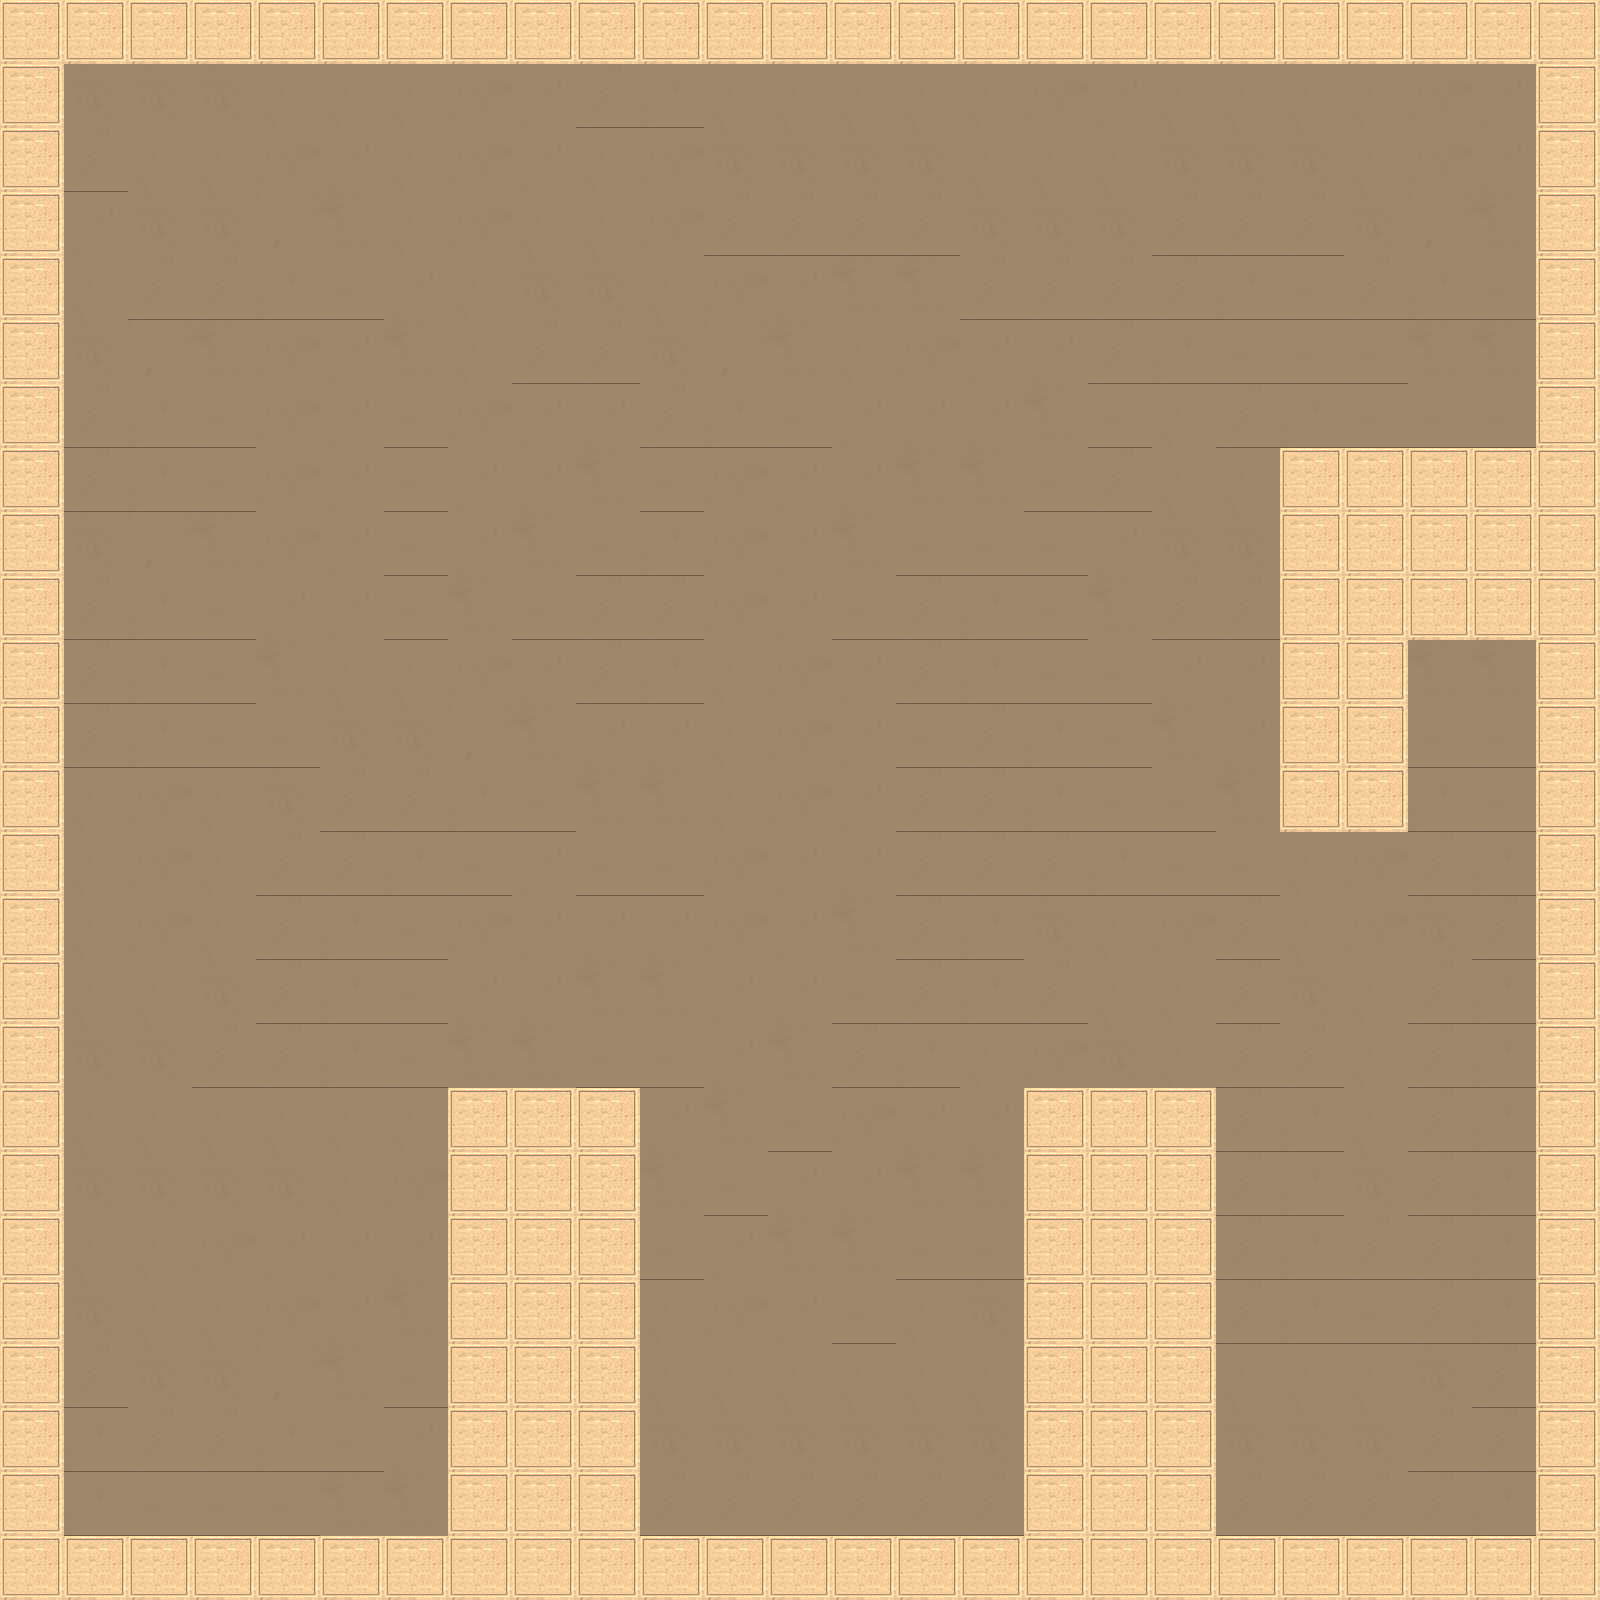

Tiled map render using the project's own tile images. Description and the whole map definition, tile-layer contents included, below:
An orthogonal 25x25 tile map with 64x64 px tiles, 1 tile layer (bg) and 25 objects.

<map version="1.8" tiledversion="1.8.2" orientation="orthogonal" renderorder="right-down" width="25" height="25" tilewidth="64" tileheight="64" infinite="0" nextlayerid="27" nextobjectid="128">
 <properties>
  <property name="collidable" type="bool" value="true" />
 </properties>
 <tileset firstgid="1" source="tempTileset.tsx" />
 <layer id="1" name="bg" width="25" height="25">
  <data encoding="csv">
1,1,1,1,1,1,1,1,1,1,1,1,1,1,1,1,1,1,1,1,1,1,1,1,1,
1,7,7,7,2,2,2,3,4,12,13,2,2,2,2,2,3,4,2,2,2,2,3,4,1,
1,12,2,2,3,4,2,3,4,2,3,7,7,7,7,2,2,2,7,7,7,2,3,4,1,
1,4,7,7,8,9,2,3,2,2,3,12,12,12,12,7,7,7,12,12,12,7,8,9,1,
1,2,12,12,13,14,4,2,7,7,2,3,4,9,9,12,12,12,12,13,14,12,13,14,1,
1,7,8,9,3,4,9,2,12,12,7,8,9,2,3,4,4,12,13,14,14,14,9,9,1,
1,12,13,14,3,4,14,3,4,4,12,13,14,4,4,4,9,14,2,12,13,14,14,14,1,
1,12,13,14,3,4,14,4,4,9,14,3,4,4,9,9,14,12,2,2,1,1,1,1,1,
1,7,8,9,3,4,14,4,9,14,13,3,4,9,14,14,14,4,7,7,1,1,1,1,1,
1,12,13,14,4,4,14,9,14,12,12,3,4,14,12,13,14,9,12,12,1,1,1,1,1,
1,12,13,14,9,2,2,3,4,12,13,2,3,4,12,13,14,14,4,4,1,1,9,9,1,
1,12,13,14,14,7,7,8,9,4,4,2,3,4,14,12,13,14,9,4,1,1,14,14,1,
1,2,3,2,7,12,12,13,14,9,9,2,3,4,12,12,13,14,14,9,1,1,13,14,1,
1,2,3,2,12,12,13,14,4,14,14,3,4,4,12,12,12,13,14,14,2,3,12,13,1,
1,2,3,2,12,13,14,3,4,4,4,3,4,9,12,13,7,2,3,12,2,3,7,12,1,
1,2,2,7,12,13,14,4,4,9,9,4,4,14,12,13,12,2,2,12,7,2,12,13,1,
1,7,7,12,12,13,14,9,9,14,14,4,9,12,13,2,3,7,2,12,12,2,12,13,1,
1,2,2,2,2,2,2,1,1,1,4,9,14,3,4,4,1,1,1,12,13,2,12,13,1,
1,7,7,7,7,2,3,1,1,1,9,14,4,4,9,9,1,1,1,12,13,7,12,13,1,
1,2,2,3,4,4,4,1,1,1,14,4,9,9,14,14,1,1,1,12,13,12,12,13,1,
1,7,2,2,3,4,9,1,1,1,2,3,4,14,2,7,1,1,1,12,13,14,12,13,1,
1,12,7,7,8,9,14,1,1,1,2,2,2,2,2,2,1,1,1,2,2,2,7,12,1,
1,13,12,12,13,14,4,1,1,1,7,7,7,7,7,7,1,1,1,7,7,7,12,12,1,
1,13,14,14,14,9,9,1,1,1,12,12,12,12,12,12,1,1,1,12,12,12,12,13,1,
1,1,1,1,1,1,1,1,1,1,1,1,1,1,1,1,1,1,1,1,1,1,1,1,1
</data>
 </layer>
 <objectgroup id="7" name="startray">
  <object id="68" x="166" y="936" width="64" height="64">
   <properties>
    <property name="angle" type="float" value="90" />
    <property name="lightSource" type="bool" value="true" />
   </properties>
  </object>
 </objectgroup>
 <objectgroup id="19" name="tilter">
  <properties>
   <property name="tilter" type="bool" value="true" />
  </properties>
  <object id="69" x="128" y="1216" width="248" height="248">
   <properties>
    <property name="angle" type="float" value="0" />
   </properties>
  </object>
 </objectgroup>
 <objectgroup id="23" name="Copy of tilter">
  <properties>
   <property name="tilter" type="bool" value="true" />
  </properties>
  <object id="103" x="1247" y="1214" width="246" height="258">
   <properties>
    <property name="angle" type="float" value="315" />
   </properties>
  </object>
 </objectgroup>
 <objectgroup id="26" name="Copy of Copy of tilter">
  <properties>
   <property name="tilter" type="bool" value="true" />
  </properties>
  <object id="117" x="710" y="1210" width="246" height="258">
   <properties>
    <property name="angle" type="float" value="315" />
   </properties>
  </object>
 </objectgroup>
 <objectgroup id="8" name="goal">
  <object id="78" x="1404.67" y="641.333" width="131.333" height="131.333">
   <properties>
    <property name="goal" type="bool" value="true" />
   </properties>
  </object>
 </objectgroup>
 <objectgroup id="18" name="mover">
  <properties>
   <property name="mover" type="bool" value="true" />
  </properties>
  <object id="72" x="482" y="502" width="207" height="188">
   <properties>
    <property name="mirror" type="bool" value="true" />
    <property name="mover" type="bool" value="true" />
   </properties>
  </object>
  <object id="74" x="637.881" y="622">
   <properties>
    <property name="track" type="bool" value="true" />
   </properties>
   <polyline points="-71.8812,0 -203.881,168" />
  </object>
 </objectgroup>
 <objectgroup id="25" name="Copy of mover">
  <properties>
   <property name="mover" type="bool" value="true" />
  </properties>
  <object id="108" x="446" y="170" width="197" height="210">
   <properties>
    <property name="mirror" type="bool" value="true" />
    <property name="mover" type="bool" value="true" />
   </properties>
  </object>
  <object id="110" x="544" y="262">
   <properties>
    <property name="track" type="bool" value="true" />
   </properties>
   <polyline points="0,0 666,-2" />
  </object>
 </objectgroup>
 <objectgroup id="3" name="mirrrors">
  <properties>
   <property name="mirror" type="bool" value="true" />
  </properties>
 </objectgroup>
 <objectgroup id="24" name="oolder">
  <properties>
   <property name="collidable" type="bool" value="true" />
  </properties>
  <object id="105" x="1024" y="1088" height="512" />
  <object id="106" x="1024" y="1088" width="192" />
  <object id="107" x="1216" y="1088" height="512" />
  <object id="111" x="64" y="64" width="1472" />
  <object id="112" x="1536" y="64" height="1472" />
  <object id="113" x="1216" y="1536" width="320" />
  <object id="114" x="64" y="1536" width="960" />
  <object id="115" x="64" y="64" height="1472" />
  <object id="118" x="448" y="1088" height="448" />
  <object id="119" x="448" y="1088" width="192" />
  <object id="120" x="640" y="1088" height="448" />
  <object id="121" x="1280" y="832" width="128" />
  <object id="122" x="1280" y="448" height="384" />
  <object id="123" x="1280" y="448" width="256" />
  <object id="125" x="1408" y="640" height="192" />
  <object id="126" x="1408" y="640" width="128" />
 </objectgroup>
</map>
